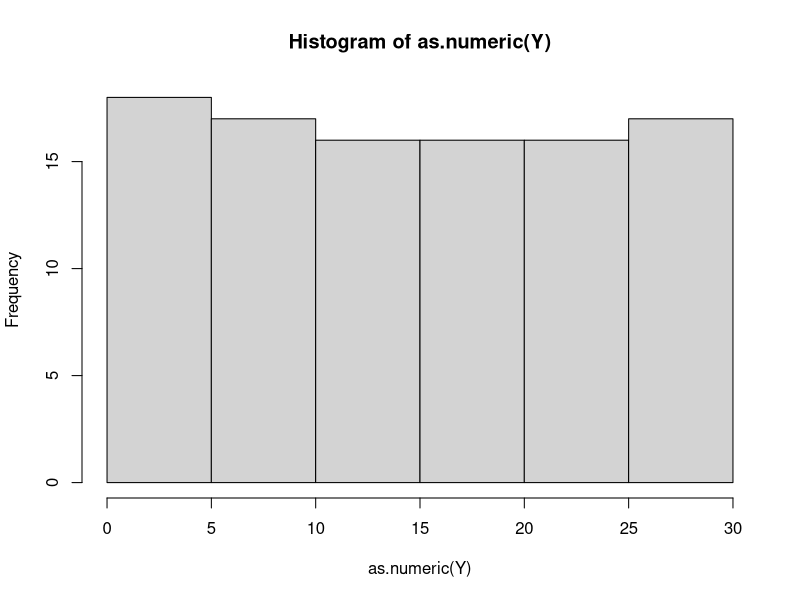
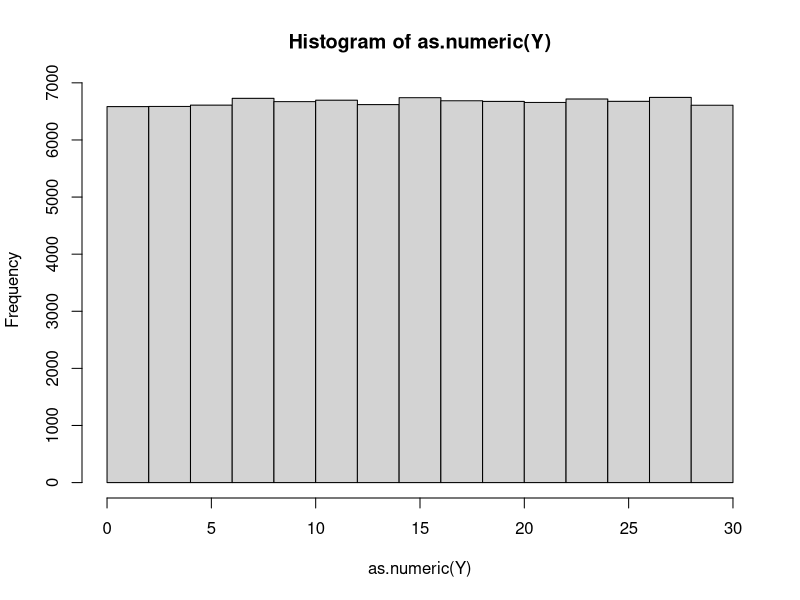

The R source for these figures, in order:
## ---- chunk 1
k <- 30
Y <- list()
i <- 1

for(i in 1:100) {
  x <- sample(k, 1, replace = TRUE)
  Y[length(Y) + 1] <- list(min(x))
  i <- i + 1
}

hist(as.numeric(Y))
## ---- chunk 2
k <- 30
Y <- list()
i <- 1

for(i in 1:100000) {
  x <- sample(k, 1, replace = TRUE)
  Y[length(Y) + 1] <- list(min(x))
  i <- i + 1
}

hist(as.numeric(Y))
## ---- chunk 3
E <- 10
Prob <- 1/E
Prob_fail_8 <- (1- Prob)^(8) * Prob
Prob_fail_8
#The probability that the machine will fail after 8 years is 0.04304672.

# Expected values is 10 and standard deviation is 90.
sd <- (1-Prob)/(Prob^2)
sd
## ---- chunk 4

Prob <- exp(-8/10)
Prob
#The probability that the machine will fail after 8 years is 0.449329. The standard deviation is equal to mean, which is 10.
## ---- chunk 5

Prob <- choose(9, 8) * 0.5^8 * (1 - 0.5)^1
Expected <- 9*0.5
sd <- sqrt(9 * 0.5 * (1-0.5))
sd
#The probability that the machine will fail after 8 years is 0.0175. The expected value is 4.5, and the standard deviation is 1.5
## ---- chunk 6
ppois(8, lambda = 10, lower.tail = FALSE)
Expected <- 10
sd <- sqrt(10)
sd
#The probability that the machine will fail after 8 years is 0.6672. The expected value is 10, and the standard deviation is 3.16.
